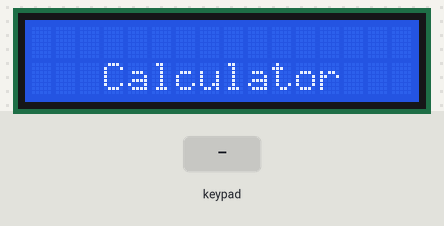
This sketch was run on a simulated Arduino Uno, built with avr-gcc and run on an emulated ATmega328P. On the bench: 16×2 character LCD. The test bench sets the inputs (shaded band).

Above: at 0.1 s.
4.3 s: keypad keys 5 4 3 2 * pressed 0.4 s apart
At 6.8 s:
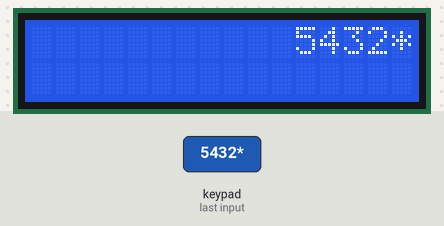
7.8 s: key '1' pressed
At 8.4 s:
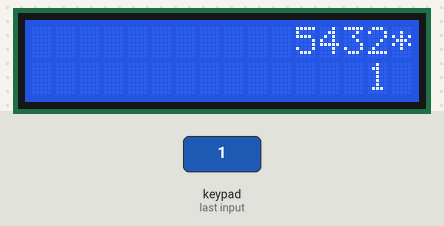
9.3 s: key '2' pressed
At 10.5 s:
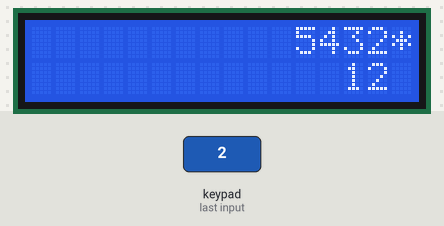
10.8 s: keypad keys 5 4 3 2 pressed 0.4 s apart
At 12.7 s:
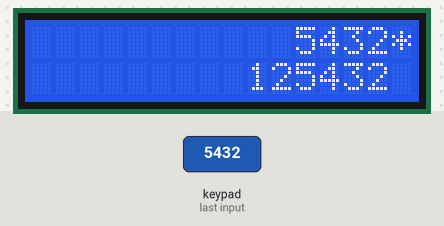
13.9 s: key 'C' pressed
At 14.2 s:
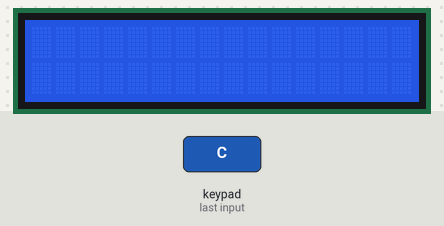
15.4 s: keypad keys 7 + 5 = pressed 0.4 s apart
At 16.0 s:
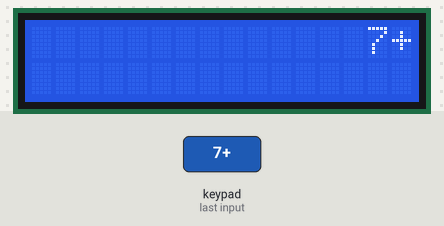
Timing chart, 0 to 18.4 s (numbered marks = the images above; inputs shaded):
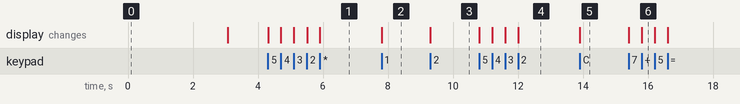

The sketch:

calculator.ino
```cpp
#include <LiquidCrystal.h>
#include <Keypad.h>

LiquidCrystal lcd(A0,A1,A2,A3,A4,A5);

#define KEYPAD_ROW 4
#define KEYPAD_COLS 4


char keys[KEYPAD_ROW][KEYPAD_COLS]={

  {'1','2','3','+'},
  {'4','5','6','-'},
  {'7','8','9','*'},
  {'C','0','=','/'},

};

byte rowPins[]={5,4,3,2};
byte colPins[]={6,7,8,9};

Keypad kpd(
	makeKeymap(keys),
  	rowPins, colPins,
  	KEYPAD_ROW, KEYPAD_COLS

);

boolean presentValue = false;
boolean next = false;
boolean final = false;
String num1, num2;
int answer;
char op;

void setup()
{
  lcd.begin(16,2);

  lcd.setCursor(0,1);
  lcd.print("   Calculator");
  delay(3000);
  lcd.clear();

}

void loop()
{
  char key = kpd.getKey();

  if (key != NO_KEY && (key=='1'||key=='2'||key=='3'||key=='4'||key=='5'||key=='6'||key=='7'||key=='8'||key=='9'||key=='0'))
  {
    if (presentValue != true)
    {
      num1 = num1 + key;
      int numLength = num1.length();
      lcd.setCursor(15 - numLength, 0); //to adjust one whitespace for operator
      lcd.print(num1);
    }
    else
    {
      num2 = num2 + key;
      int numLength = num2.length();
      lcd.setCursor(15 - numLength, 1);
      lcd.print(num2);
      final = true;
    }
  }

  else if (presentValue == false && key != NO_KEY && (key == '/' || key == '*' || key == '-' || key == '+'))
  {
    if (presentValue == false)
    {
      presentValue = true;
      op = key;
      lcd.setCursor(15,0);
      lcd.print(op);
    }
  }

  else if (final == true && key != NO_KEY && key == '='){
    if (op == '+'){
      answer = num1.toInt() + num2.toInt();
    }
    else if (op == '-'){
      answer = num1.toInt() - num2.toInt();
    }
    else if (op == '*'){
      answer = num1.toInt() * num2.toInt();
    }
    else if (op == '/'){
      answer = num1.toInt() / num2.toInt();
    }
      lcd.clear();
      lcd.setCursor(15,0);
      lcd.autoscroll();
      lcd.print(answer);
      lcd.noAutoscroll();
  }
  else if (key != NO_KEY && key == 'C'){
    lcd.clear();
    presentValue = false;
    final = false;
    num1 = "";
    num2 = "";
    answer = 0;
    op = ' ';
  }


}
```

Measured:
- after the input at 4.3 s, the display: first changes at once (image 1 shows a later state)
- after the input at 7.8 s, the display: changes at once (image 2)
- after the input at 9.3 s, the display: changes at once (image 3)
- after the input at 10.8 s, the display: first changes at once (image 4 shows a later state)
- after the input at 13.9 s, the display: changes at once (image 5)
- after the input at 15.4 s, the display: first changes at once (image 6 shows a later state)
